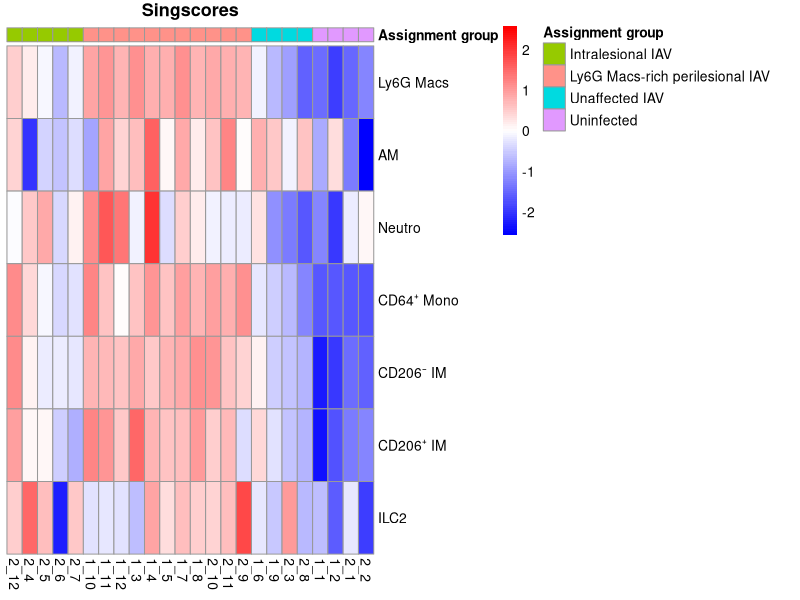

R code for this plot: (Note: this script raises an error after producing the figure.)
## ---- chunk 1
knitr::opts_chunk$set(echo = TRUE)
## ---- chunk 2
suppressMessages(library(dplyr))
suppressMessages(library(patchwork))
suppressMessages(library(ggplot2))
suppressMessages(library(readxl))
suppressMessages(library("pheatmap"))
suppressMessages(library("RColorBrewer"))
suppressMessages(library(dichromat))
## ---- chunk 3
Score_table <- read_excel("../Data_Thomas/202305_Resume.xlsx", sheet = "Sheet1", range = "B4:U28")
## ---- chunk 4
scoring_ILC2 <- read.csv("../singscore_bis/score_ILC2.csv")
scoring_ILC2$ROI <- gsub(".*\\|(.*?)\\|.*", "\\1", scoring_ILC2$Row.names)
scoring_ILC2$ROI <- gsub("\\s+", "", scoring_ILC2$ROI)
scoring_ILC2$ROI2 <- ifelse(substr(scoring_ILC2$Row.names, 13, 13) == "4", 1, ifelse(substr(scoring_ILC2$Row.names, 13, 13) == "8", 2, NA))

scoring_ILC2$ROI <- paste(scoring_ILC2$ROI2, scoring_ILC2$ROI, sep = "_")
## ---- chunk 5
singscores <- Score_table[,c(3,14, 15,16,17,18,19,20)]
singscores <- as.data.frame(singscores)
rownames(singscores)<- singscores$ROI
singscores <- singscores[,-1]

scoring_ILC2 <- scoring_ILC2[,c(3,5)]
singscores <- merge(singscores, scoring_ILC2, by.x = 0, by.y = "ROI")
rownames(singscores) <- singscores$Row.names
singscores <- singscores[,-1]

singscores <- singscores[order(singscores$`Assignment group`),]
singscores$`Assignment group` <- NULL

df <- as.data.frame(Score_table[,c(3,20)])
rownames(df)<-df$ROI
df$ROI <- NULL

pheatmap_singscore<- pheatmap(t(singscores), cluster_rows=FALSE, show_rownames=T,
         cluster_cols=F, scale = "row", annotation_col=df, main = "Singscores", labels_row = c("Ly6G Macs", "AM", "Neutro", "CD64⁺ Mono", "CD206⁻ IM", "CD206⁺ IM","ILC2" ), color = colorRampPalette(c("blue", "white", "red"))(100))

save_pheatmap_pdf(pheatmap_singscore, "pheatmap_singscore.pdf", width = 15, height = 10)
## ---- chunk 6
singscores <- Score_table[,c(3,14, 15,16,17,18,19)]
singscores <- as.data.frame(singscores)
rownames(singscores)<- singscores$ROI
singscores <- singscores[,-1]

df <- as.data.frame(Score_table[,c(3,20)])
rownames(df)<-df$ROI
df$ROI <- NULL

pheatmap(t(singscores), cluster_rows=FALSE, show_rownames=T,
         cluster_cols=F, scale = "row", annotation_col=df, main = "Singscores", labels_row = c("Ly6G Macs", "AM", "Neutro", "CD64⁺ Mono", "CD206⁻ IM", "CD206⁺ IM") )
## ---- chunk 7
score_epi <- read.csv("../Scoring_cells_Part2/Score_epi.csv")
score_epi <- as.data.frame(score_epi)
rownames(score_epi)<- score_epi$ROI
score_epi <- score_epi[,-c(1,2)]

score_epi$ROI <- gsub(".*\\|(.*?)\\|.*", "\\1", rownames(score_epi))
score_epi$ROI <- gsub("\\s+", "", score_epi$ROI)
score_epi$ROI2 <- ifelse(substr(rownames(score_epi), 13, 13) == "4", 1, ifelse(substr(rownames(score_epi), 13, 13) == "8", 2, NA))
score_epi$ROI <- paste(score_epi$ROI2, score_epi$ROI, sep = "_")

rownames(score_epi) <- score_epi$ROI
score_epi$ROI <- NULL
score_epi$ROI2 <- NULL

score_epi <- score_epi[,c("AT1", "DATP", "PrimedAT2", "AT2")]

df <- as.data.frame(Score_table[,c(3,20)])
rownames(df)<-df$ROI
df$ROI <- NULL


pheatmap_singscore<- pheatmap(t(score_epi), cluster_rows=FALSE, show_rownames=T, color = colorRampPalette(c("blue", "white", "red"))(100), cluster_cols=F, scale = "row", annotation_col=df, main = "Singscores")

save_pheatmap_pdf(pheatmap_singscore, "pheatmap_singscore_epi.pdf", width = 15, height = 6)
